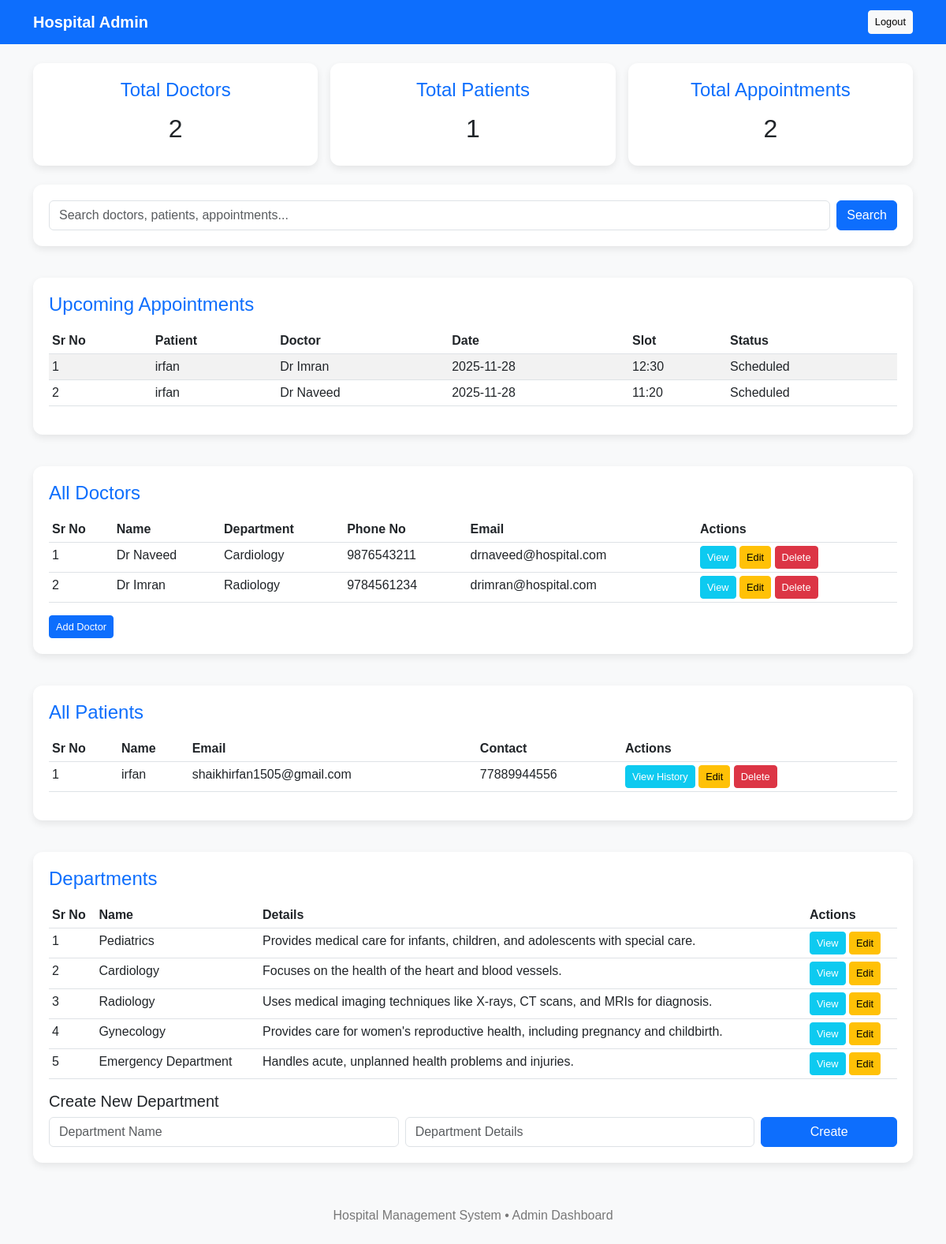
The app's page /admin/dashboard (signed in), older data.
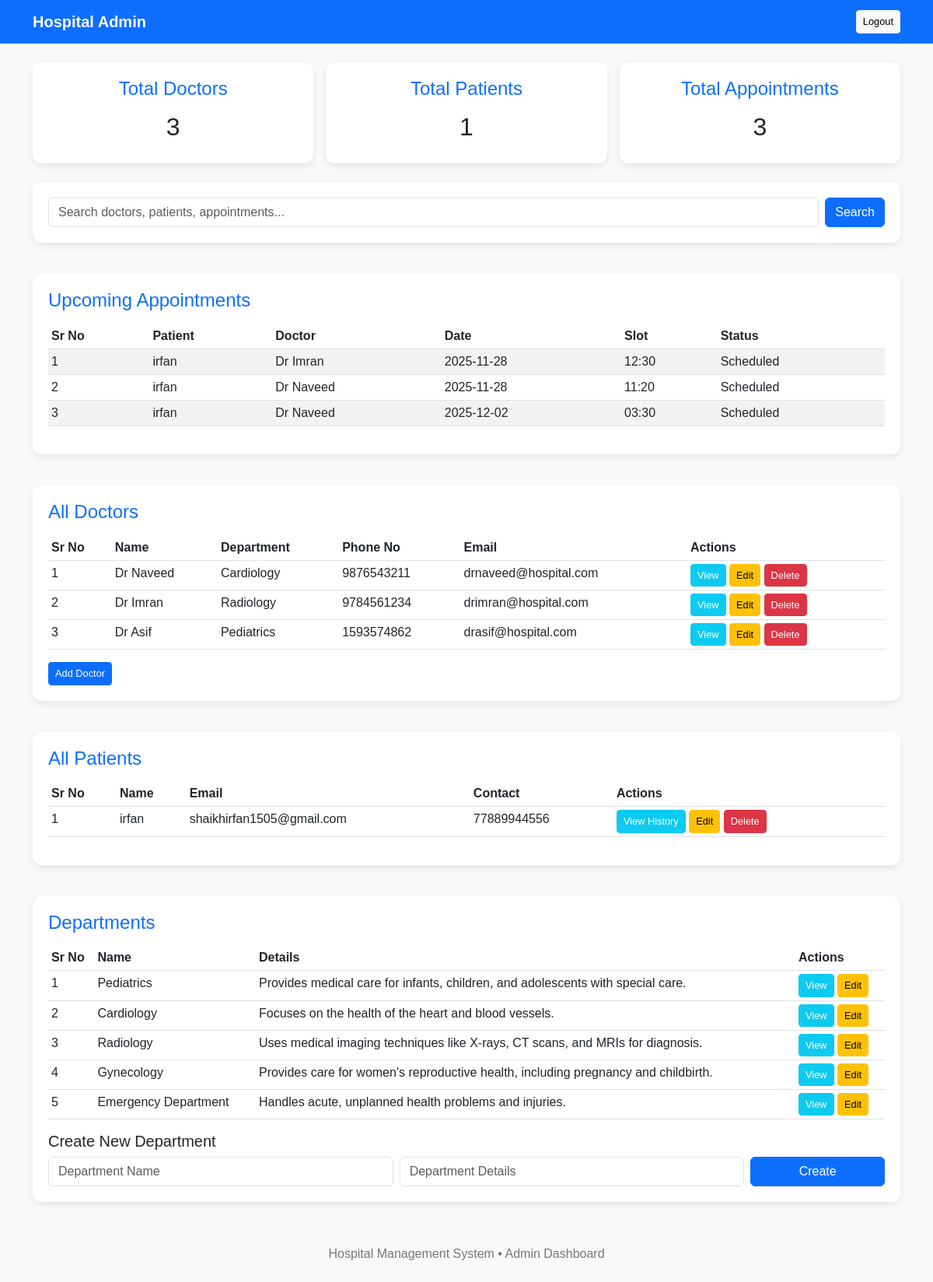
The same page, newer data.
### application/models.py (models this page shows)
class Appointment(db.Model):
    id = db.Column(db.Integer, primary_key=True)
    patient_id = db.Column(db.Integer, db.ForeignKey('patient.id'))
    doctor_id = db.Column(db.Integer, db.ForeignKey('doctor.id'))
    department_id = db.Column(db.Integer, db.ForeignKey('department.id'))
    date = db.Column(db.String(20))
    slot = db.Column(db.String(20))
    status = db.Column(db.String(20), default='Scheduled')
    doctor = db.relationship('Doctor', backref='appointments')
    department = db.relationship('Department', backref='appointments')
    patient = db.relationship('Patient', backref='appointments')

class Patient(db.Model):
    id = db.Column(db.Integer, primary_key=True)
    name = db.Column(db.String(100), nullable=False)
    email = db.Column(db.String(100), unique=True)
    phone = db.Column(db.String(20))
    user_id = db.Column(db.Integer, db.ForeignKey('user.id'))

class Doctor(db.Model):
    id = db.Column(db.Integer, primary_key=True)
    name = db.Column(db.String(100), nullable=False)
    email = db.Column(db.String(100), unique=True)
    phone = db.Column(db.String(20), nullable=False)
    experience = db.Column(db.Integer)
    details = db.Column(db.Text)
    available_slots = db.Column(db.Text)  # Could store JSON string for slots
    department_id = db.Column(db.Integer, db.ForeignKey('department.id'))
    department = db.relationship('Department', backref='doctors')

class Department(db.Model):
    id = db.Column(db.Integer, primary_key=True)
    name = db.Column(db.String(100), nullable=False)
    details = db.Column(db.Text)

### application/controllers.py (the view)
    @app.route('/admin/dashboard')
    def admin_dashboard():
        if 'role' not in session or session['role'] != 'admin':
            flash("Access denied!", "danger")
            return redirect(url_for('login'))
        doctors = Doctor.query.all()
        patients = Patient.query.all()
        total_doctors = len(doctors)
        total_patients = len(patients)
        total_appointments = Appointment.query.count()
        departments = Department.query.all()
        upcoming_appointments = Appointment.query.all()  # or filter by future date
        return render_template('admin_dash.html',
                            doctors=doctors,
                            patients=patients,
                            total_doctors=total_doctors,
                            departments=departments,
                            total_patients=total_patients,
                            total_appointments=total_appointments,
                            upcoming_appointments=upcoming_appointments)

### templates/admin_dash.html (shortened to what this page needs)
<!DOCTYPE html>
<html lang="en">
<head>
    <link href="https://cdn.jsdelivr.net/npm/bootstrap@5.3.0/dist/css/bootstrap.min.css" rel="stylesheet">
</head>
<body>
<nav class="navbar navbar-expand-lg">
    <div class="container">
        <a class="navbar-brand" href="#">Hospital Admin</a>
        <div class="ms-auto">
            <a href="/logout" class="btn btn-light btn-sm">Logout</a>
        </div>
    </div>
</nav>
<div class="container mt-4">
    <div class="row g-3">
        <div class="col-md-4">
            <div class="dashboard-card text-center">
                <h4>Total Doctors</h4>
                <h2>{{ total_doctors }}</h2>
            </div>
        </div>
        <div class="col-md-4">
            <div class="dashboard-card text-center">
                <h4>Total Patients</h4>
                <h2>{{ total_patients }}</h2>
            </div>
        </div>
        <div class="col-md-4">
            <div class="dashboard-card text-center">
                <h4>Total Appointments</h4>
                <h2>{{ total_appointments }}</h2>
            </div>
        </div>
    </div>
    <div class="mt-4">
        <div class="table-section">
            <form action="/admin/search" method="GET" class="d-flex">
                <input type="text" name="query" class="form-control" placeholder="Search doctors, patients, appointments...">
                <button class="btn btn-primary ms-2">Search</button>
            </form>
        </div>
    </div>
    <div class="table-section">
        <h4>Upcoming Appointments</h4>
        <table class="table table-striped table-sm">
            <thead>
                <tr>
                    <th>Sr No</th>
                    <th>Patient</th>
                    <th>Doctor</th>
                    <th>Date</th>
                    <th>Slot</th>
                    <th>Status</th>
                </tr>
            </thead>
            <tbody>
                {% for appt in upcoming_appointments %}
                <tr>
                    <td>{{ loop.index }}</td>
                    <td>{{ appt.patient.name }}</td>
                    <td>{{ appt.doctor.name }}</td>
                    <td>{{ appt.date }}</td>
                    <td>{{ appt.slot }}</td>
                    <td>{{ appt.status }}</td>
                </tr>
                {% endfor %}
            </tbody>
        </table>
    </div>
    <div class="table-section">
        <h4>All Doctors</h4>
        <table class="table table-hover table-sm">
            <thead>
                <tr>
                    <th>Sr No</th>
                    <th>Name</th>
                    <th>Department</th>
                    <th>Phone No</th>
                    <th>Email</th>
                    <th>Actions</th>
                </tr>
            </thead>
            <tbody>
                {% for doctor in doctors %}
                <tr>
                    <td>{{ loop.index }}</td>
                    <td>{{ doctor.name }}</td>
                    <td>{{ doctor.department.name }}</td>
                    <td>{{ doctor.phone }}</td>
                    <td>{{ doctor.email }}</td>
                    <td>
                        <a href="/admin/doctor/{{ doctor.id }}" class="btn btn-sm btn-info text-white">View</a>
                        <a href="/admin/doctor/edit/{{ doctor.id }}" class="btn btn-sm btn-warning">Edit</a>
                        <a href="/admin/doctor/delete/{{ doctor.id }}" class="btn btn-sm btn-danger">Delete</a>
                    </td>
                </tr>
                {% endfor %}
            </tbody>
        </table>
        <a href="/admin/doctor/add" class="btn btn-primary btn-sm">Add Doctor</a>
    </div>
    <div class="table-section">
        <h4>All Patients</h4>
        <table class="table table-hover table-sm">
            <thead>
                <tr>
                    <th>Sr No</th>
                    <th>Name</th>
                    <th>Email</th>
                    <th>Contact</th>
                    <th>Actions</th>
                </tr>
            </thead>
            <tbody>
                {% for patient in patients %}
                <tr>
                    <td>{{ loop.index }}</td>
                    <td>{{ patient.name }}</td>
                    <td>{{ patient.email }}</td>
                    <td>{{ patient.phone }}</td>
                    <td>
                        <a href="/admin/patient/{{ patient.id }}/history" class="btn btn-sm btn-info text-white">View History</a>
                        <a href="/admin/patient/edit/{{ patient.id }}" class="btn btn-sm btn-warning">Edit</a>
                        <a href="/admin/patient/delete/{{ patient.id }}" class="btn btn-sm btn-danger">Delete</a>
                    </td>
                </tr>
                {% endfor %}
            </tbody>
        </table>
    </div>
    <div class="table-section">
        <h4>Departments</h4>
        <table class="table table-hover table-sm mb-3">
            <thead>
                <tr>
                    <th>Sr No</th>
                    <th>Name</th>
                    <th>Details</th>
                    <th>Actions</th>
                </tr>
            </thead>
            <tbody>
                {% for dept in departments %}
                <tr>
                    <td>{{ loop.index }}</td>
                    <td>{{ dept.name }}</td>
                    <td>{{ dept.details }}</td>
                    <td>
                        <a href="/admin/department/{{ dept.id }}" class="btn btn-sm btn-info text-white">View</a>
                        <a href="/admin/departments/edit/{{ dept.id }}" class="btn btn-sm btn-warning">Edit</a>
                    </td>
                </tr>
                {% endfor %}
            </tbody>
        </table>
        <div class="mt-3">
            <h5>Create New Department</h5>
            <form action="/admin/department/create" method="POST" class="row g-2">
                <div class="col-md-5">
                    <input type="text" name="name" class="form-control" placeholder="Department Name" required>
                </div>
                <div class="col-md-5">
                    <input type="text" name="details" class="form-control" placeholder="Department Details">
                </div>
                <div class="col-md-2">
                    <button type="submit" class="btn btn-primary w-100">Create</button>
                </div>
            </form>
        </div>
    </div>
</div>
<div class="footer">
    <p>Hospital Management System • Admin Dashboard</p>
</div>
</body>
</html>

### templates/admin_dash.html (style rules this page uses)
body { background: #f8f9fa; font-family: Arial, sans-serif; }
.navbar { background: #0d6efd; }
.navbar-brand, .nav-link, .navbar-text { color: white !important; font-weight: 600; }
.dashboard-card { border-radius: 12px; padding: 20px; background: white; box-shadow: 0 4px 10px rgba(0,0,0,0.08); }
.table-section { background: white; border-radius: 12px; padding: 20px; box-shadow: 0 4px 10px rgba(0,0,0,0.08); margin-bottom: 40px; }
.footer { text-align: center; padding: 15px 0; margin-top: 40px; color: #777; }
h4 { color: #0d6efd; margin-bottom: 15px; }
.btn-sm { font-size: 0.8rem; }

Row changes from the older to the newer data that the page shows:
added Appointment: patient.name "irfan", doctor.name "Dr Naveed", date "2025-12-02", slot "03:30", status "Scheduled"
added Doctor: name "Dr Asif", department.name "Pediatrics", phone "1593574862", email "drasif@hospital.com"
Text that changed along with them:
{{ total_doctors }}: "2" → "3"
{{ total_appointments }}: "2" → "3"
